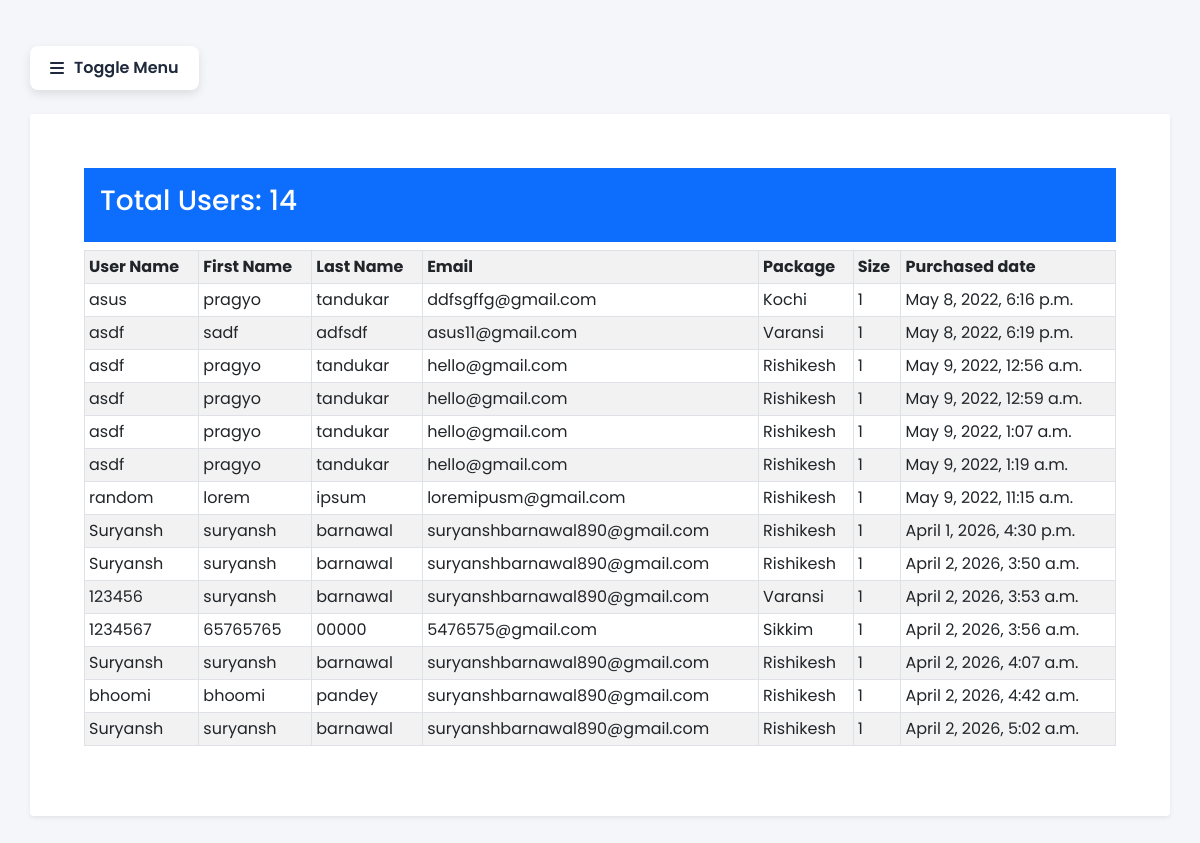
Before: /enrolled/ (signed in) with the older database file.
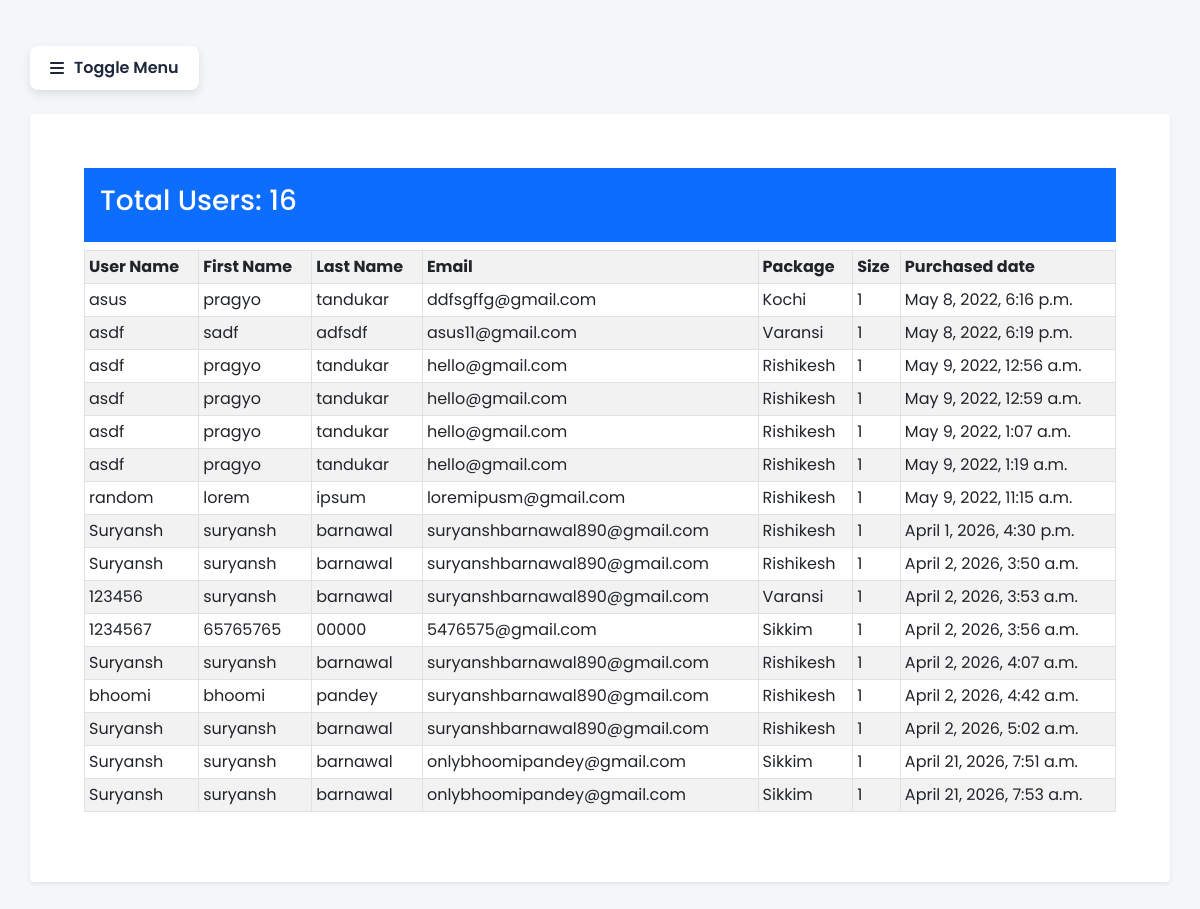
After: the same page with the newer database file.
### TourM/models.py (models this page shows, shortened)
class   enroll(models.Model):
    post = models.ForeignKey(Post, related_name = "enrolls", on_delete = models.CASCADE, default='')
    username = models.CharField(max_length=50)
    firstname = models.CharField(max_length=50)
    lastname = models.CharField(max_length=50)
    email=models.EmailField(max_length=80)
    Size=models.PositiveIntegerField(default='1',validators=[MaxValueValidator(10),MinValueValidator(1)])
    date_added = models.DateTimeField(auto_now_add=True)

class Post(models.Model):
    title = models.CharField(max_length=255)
    body = RichTextField()
    days = models.PositiveIntegerField(validators=[MaxValueValidator(100),MinValueValidator(1)])
    price = models.IntegerField(default='',null=False)
    Provinces = models.CharField(default='in_desc', max_length=255, null=False)
    Size = models.PositiveIntegerField(default='1', validators=[MaxValueValidator(100),MinValueValidator(11)])      #group size {if paxi availability add garne bhe useful}
    Hoster=models.CharField(max_length=255, null=False)
    Accomodation= models.CharField(default='', max_length=255, null=False)
    Transportation= models.CharField(default='', max_length=255, null=False)
    pack_img = models.ImageField(null = True, blank=True, upload_to="pacImages/")
    pack_img1 = models.ImageField(null = True, blank=True, upload_to="pacImages/")
    pack_img2 = models.ImageField(null = True, blank=True, upload_to="pacImages/")
    pack_img3 = models.ImageField(null = True, blank=True, upload_to="pacImages/")
    pack_img4 = models.ImageField(null = True, blank=True, upload_to="pacImages/")
    def __str__(self):
        return self.title

### TourM/views.py (the view)
# urls.py: path('enrolled/', views.En_usersView, name="enrolled"),
def  En_usersView(request):
    model= enroll
    enrolled_count = model.objects.count()
    enrolled = model.objects.all()
    return render(request,'ad_enrolled.html',{'enrolled_count':enrolled_count,'enrolled':enrolled})

### TourM/templates/ad_enrolled.html
{%extends 'adminbase.html'%} {%block title%}information{%endblock%}{%block content%} {% if user.is_superuser %}
<section class="p-4 my-container">
    <div class="p-3 mb-2 bg-primary text-white container-fluid">
        <h3>Total Users: {{ enrolled_count }}</h3>
    </div>
    <table class="table table-striped table-bordered table-sm">
        <thread class="thread-dark">
            <tr>
                <th>User Name</th>
                <th>First Name</th>
                <th>Last Name</th>
                <th>Email</th>
                <th>Package</th>
                <th>Size</th>
                <th>Purchased date</th>
            </tr>
        </thread>
        {% csrf_token %} {% for result in enrolled %}
        <tr>
            <td>{{result.username}}</td>
            <td>{{result.firstname}}</td>
            <td>{{result.lastname}}</td>
            <td>{{result.email}}</td>
            <td>{{result.post}}</td>
            <td>{{result.Size}}</td>
            <td>{{result.date_added}}</td>
            {% endfor %}
    </table>
    {%else%} U SHALL NOT PASS{%endif%}
</section>
{%endblock%}

### TourM/templates/adminbase.html (shortened to what this page needs)
<!doctype html>
<html lang="en">
<head>
    {% load static %}
    <link href="https://cdn.jsdelivr.net/npm/bootstrap@5.1.3/dist/css/bootstrap.min.css" rel="stylesheet"
>
    <link rel="stylesheet" href="https://cdnjs.cloudflare.com/ajax/libs/font-awesome/6.0.0/css/all.min.css"
 />
    <link rel="stylesheet" type="text/css" href="{% static 'admin.css' %}">
</head>
<body>
    <section class="my-container">
        <button class="btn my-3 mb-4" id="menu-btn">
            <i class="fas fa-bars"></i> Toggle Menu
        </button>
        <div class="content-wrapper bg-white p-4 shadow-sm rounded">
            {% block content %} {% endblock %}
        </div>
    </section>
</body>
</html>

### static/admin.css (style rules this page uses)
* { margin: 0; padding: 0; box-sizing: border-box; font-family: 'Poppins', sans-serif; }
body { min-height: 100vh; background-color: #f4f6f9; }
.my-container { transition: margin-left 0.4s ease; padding: 30px !important; }
#menu-btn { background-color: #fff; color: #1e293b; border: none; box-shadow: 0 4px 10px rgba(0,0,0,0.1); padding: 10px 20px; border-radius: 8px; font-weight: 600; display: flex; align-items: center; gap: 10px; transition: 0.3s ease; }

Changed rows visible on the page:
added enroll: username "Suryansh", firstname "suryansh", lastname "barnawal", email "onlybhoomipandey@gmail.com", post "Sikkim", Size "1", date_added "April 21, 2026, 7:51 a.m."
added enroll: username "Suryansh", firstname "suryansh", lastname "barnawal", email "onlybhoomipandey@gmail.com", post "Sikkim", Size "1", date_added "April 21, 2026, 7:53 a.m."
Other visible differences:
{{ enrolled_count }}: "14" → "16"
